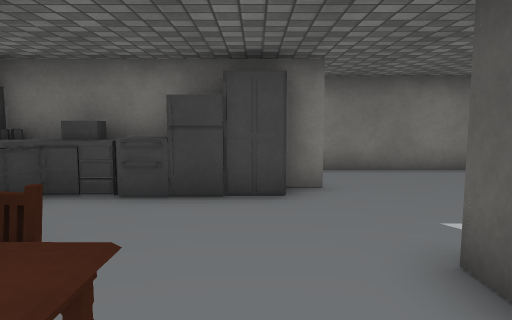
View 1 (above)

16 first-person views from a walk through a Unity game level. The camera is 1.2 m above the floor, tilts 6° down and sees 70° across. The floor is counted in squares, 1 m on a side. Each view is taken from the middle of a square. On the plan, view 1 faces up. The plan holds only what a view shows up to about 15 squares ahead; the rest is blank. The player is left out. Door leaves are left out, so doorways stand open. Some surface patterns are stand-ins.

View 2
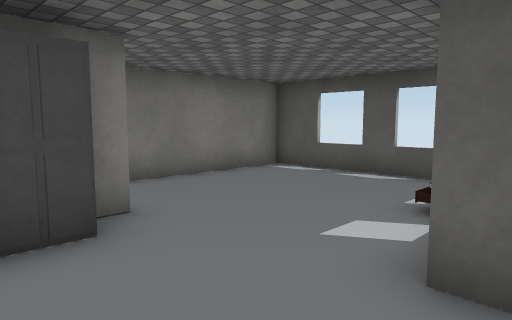

View 3
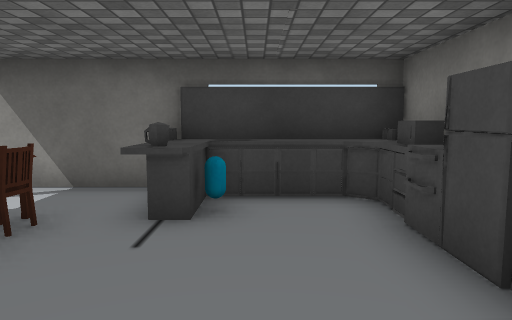

View 4
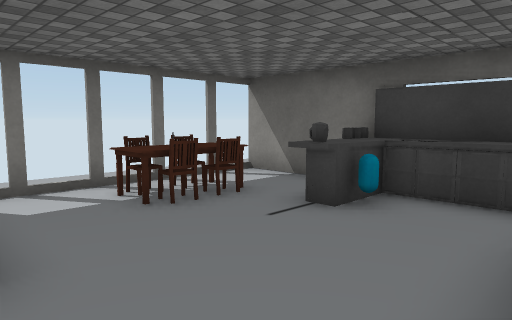

View 5
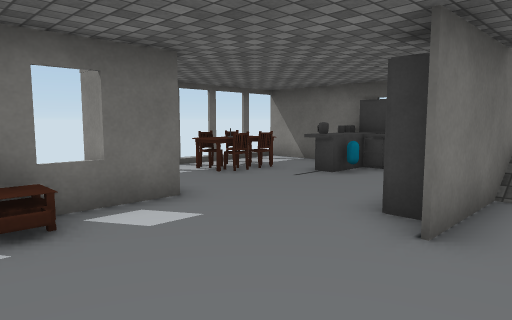

View 6
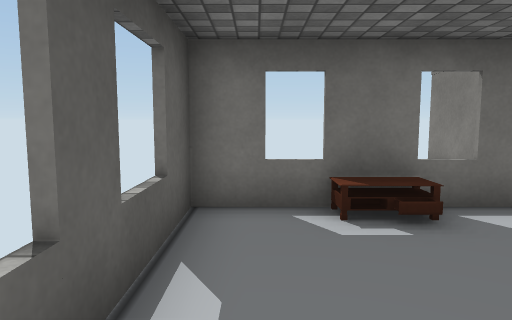

View 7
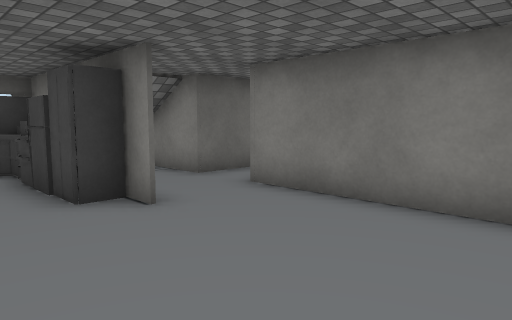

View 8
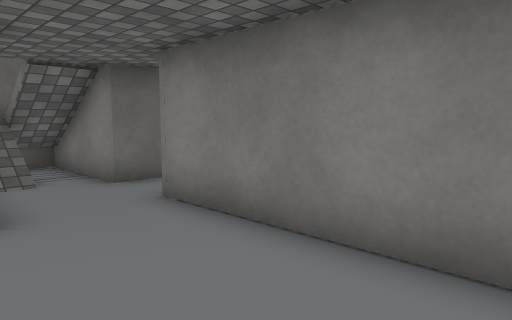

View 9
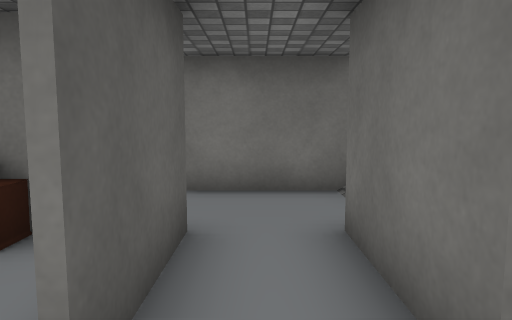

View 10
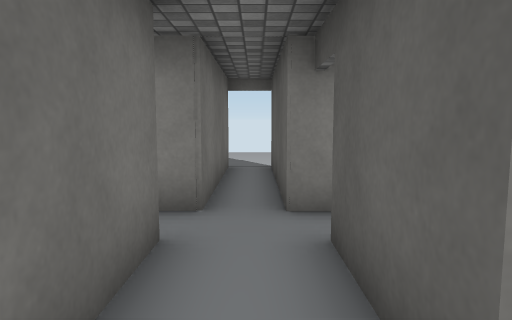

View 11
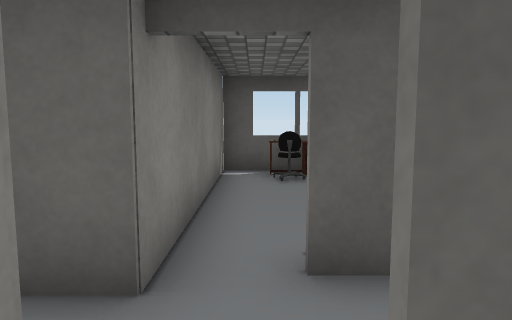

View 12
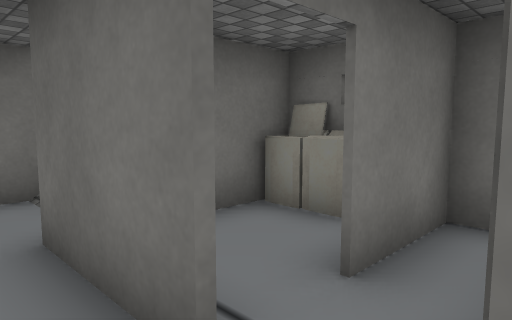

View 13
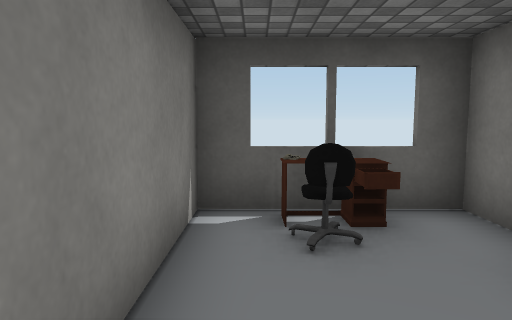

View 14
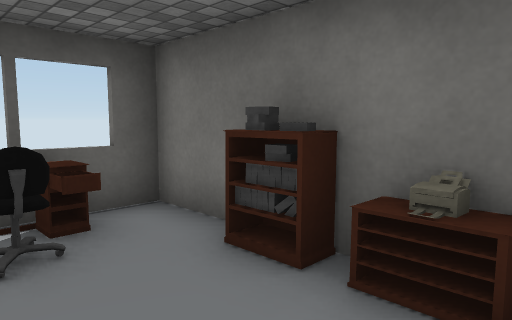

View 15
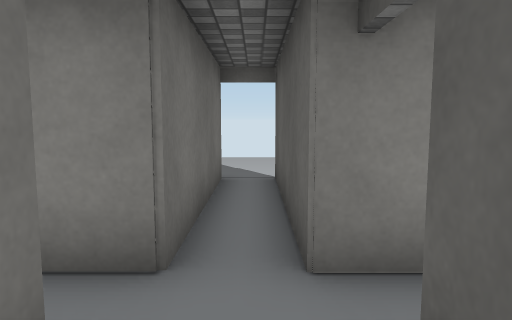

View 16
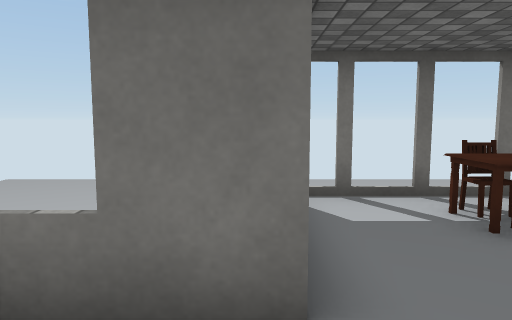

### Floor plan
Key: @ floor where view 1 was taken; # wall or solid block; x gap in a wall; . floor; D open door; = window, fence, low wall or low ledge; F fridge; C cupboard; U counter; A capsule; K kettle; B bookshelf; H chair; S books; O other object.
Columns run from 5 left of view 1 to 7 right of it. Each row starts with its distance up from view 1.
 22     ...
 21     ...
 20     ..
 19     ..
 18     ##
 17     ##
 16     #D
 15     ##
 14     ###
 13   ###.#######
 12 ###...D....OO
 11 ##..#.#...H #
 10 ##..#.#.#SB##
  9 #####.##BS###
  8 #=##........#
  7 #######.....
  6 ####FC......#
  5 ##..........
  4 #UA.........x
  3 #OK....######
  2 #......#
  1 #..##..#
  0 #..##@.#  ..
 -1  ..##..#  ..
 -2    ....   ..

Positions as (right, up) in squares from view 1, and headings:
1: (0, 0), facing up
2: (-1, 2), facing up-right
3: (2, 4), facing left
4: (2, 6), facing down-left
5: (5, 8), facing down-left
6: (6, 8), facing down
7: (6, 4), facing up-left
8: (6, 6), facing up-left
9: (0, 13), facing down
10: (0, 8), facing up
11: (-2, 12), facing right
12: (0, 13), facing down-left
13: (2, 12), facing right
14: (2, 12), facing down-right
15: (0, 10), facing up
16: (2, 5), facing down
